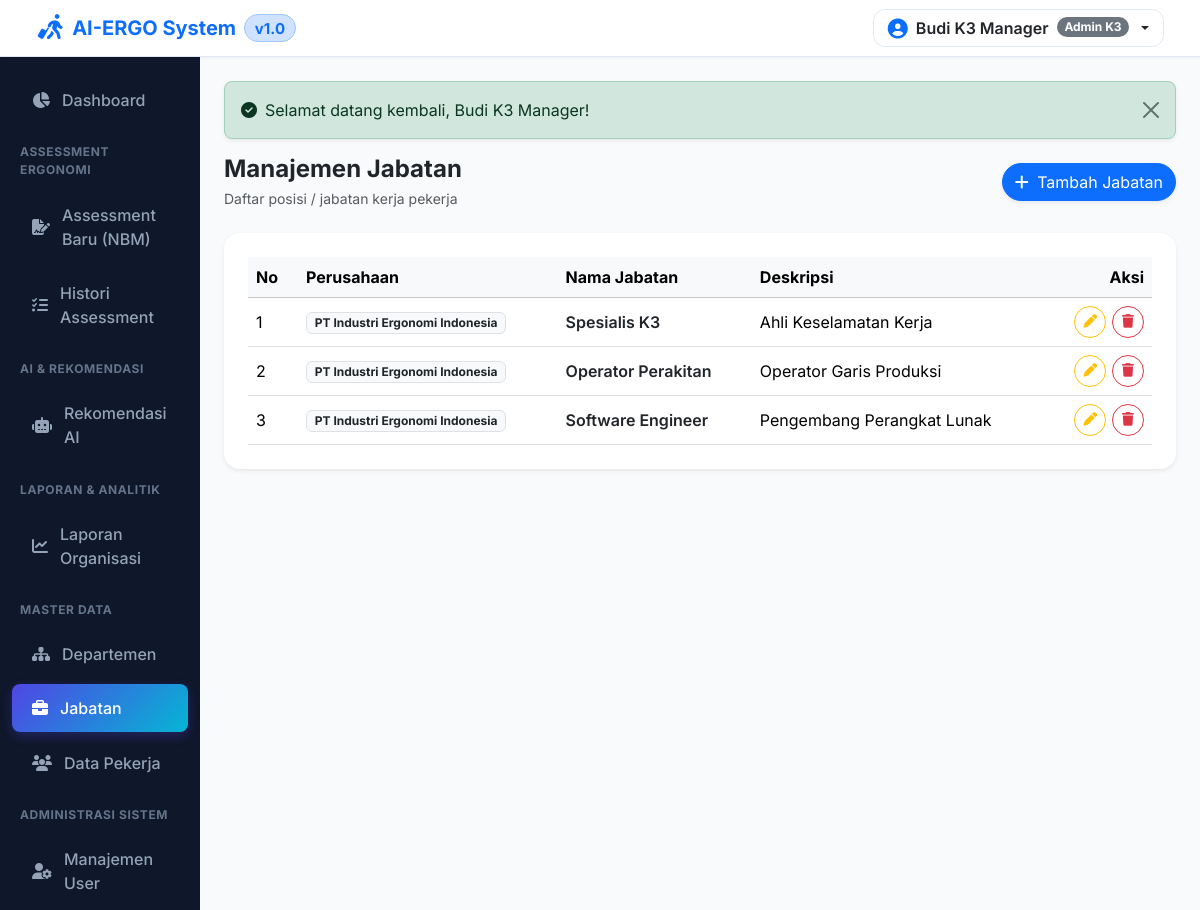
Page /positions (signed in) on the committed database.
### tables this page shows
CREATE TABLE IF NOT EXISTS `settings` (
  `id` BIGINT UNSIGNED AUTO_INCREMENT PRIMARY KEY,
  `setting_group` VARCHAR(50) NOT NULL DEFAULT 'general',
  `setting_key` VARCHAR(100) NOT NULL UNIQUE,
  `setting_value` LONGTEXT NULL,
  `description` TEXT NULL
);

CREATE TABLE IF NOT EXISTS `positions` (
  `id` BIGINT UNSIGNED AUTO_INCREMENT PRIMARY KEY,
  `company_id` BIGINT UNSIGNED NOT NULL,
  `name` VARCHAR(255) NOT NULL,
  `description` TEXT NULL,
  `created_at` TIMESTAMP DEFAULT CURRENT_TIMESTAMP,
  `updated_at` TIMESTAMP DEFAULT CURRENT_TIMESTAMP ON UPDATE CURRENT_TIMESTAMP,
  FOREIGN KEY (`company_id`) REFERENCES `companies` (`id`) ON DELETE CASCADE
);

CREATE TABLE IF NOT EXISTS `companies` (
  `id` BIGINT UNSIGNED AUTO_INCREMENT PRIMARY KEY,
  `name` VARCHAR(255) NOT NULL,
  `address` TEXT NULL,
  `phone` VARCHAR(50) NULL,
  `email` VARCHAR(100) NULL,
  `logo` VARCHAR(255) NULL,
  `status` ENUM('active', 'inactive') DEFAULT 'active',
  `created_at` TIMESTAMP DEFAULT CURRENT_TIMESTAMP,
  `updated_at` TIMESTAMP DEFAULT CURRENT_TIMESTAMP ON UPDATE CURRENT_TIMESTAMP
);

### core/App.php (called while the page is built, shortened)
<?php
class App {
    public function __construct() {
        require_once __DIR__ . '/../app/Helpers/Functions.php';
        spl_autoload_register(function ($class) {
            $prefixCore = 'Core\\';
            $prefixApp = 'App\\';
            if (strpos($class, $prefixCore) === 0) {
                $relativeClass = substr($class, strlen($prefixCore));
                $file = __DIR__ . '/' . str_replace('\\', '/', $relativeClass) . '.php';
                if (file_exists($file)) {
                    return;
                }
            }
            if (strpos($class, $prefixApp) === 0) {
                $relativeClass = substr($class, strlen($prefixApp));
                $file = __DIR__ . '/../app/' . str_replace('\\', '/', $relativeClass) . '.php';
                if (file_exists($file)) {
                    return;
                }
            }
        });
    }
    public function run(): void {
        Router::dispatch($_SERVER['REQUEST_URI'], $_SERVER['REQUEST_METHOD']);
    }
}

### app/Controllers/PositionController.php (called while the page is built, shortened)
<?php
class PositionController extends Controller {
    public function index() {
        $positionModel = new Position();
        $positions = $positionModel->getWithCompany();
        $this->view('positions/index', ['positions' => $positions]);
    }
}

### public/index.php (called while the page is built)
<?php
require_once __DIR__ . '/../core/App.php';
$app = new Core\App();
$app->run();

### app/Helpers/Functions.php (called while the page is built, shortened)
<?php
if (!function_exists('get_setting')) {
    function get_setting($key, $default = '') {
        static $settingsMap = null;
        if ($settingsMap === null) {
            try {
                $settingModel = new \App\Models\Setting();
                $settingsMap = $settingModel->getAllAsKeyValue();
            } catch (\Exception $e) {
                $settingsMap = [];
            }
        }
        return $settingsMap[$key] ?? $default;
    }
}
if (!function_exists('base_url')) {
    function base_url($path = '') {
        static $detectedBase = null;
        if ($detectedBase === null) {
            if (isset($_SERVER['HTTP_HOST'])) {
                $scheme = (isset($_SERVER['HTTPS']) && $_SERVER['HTTPS'] === 'on') ? 'https' : 'http';
                $scriptDir = str_replace('\\', '/', dirname($_SERVER['SCRIPT_NAME'] ?? ''));
                $baseDir = preg_replace('#/public$#i', '', $scriptDir);
                $detectedBase = $scheme . '://' . $_SERVER['HTTP_HOST'] . rtrim($baseDir, '/');
            } else {
                $detectedBase = config('app.url', 'http://localhost/ergonomi');
            }
        }
        return rtrim($detectedBase, '/') . '/' . ltrim($path, '/');
    }
}
if (!function_exists('assets')) {
    function assets($path = '') {
        static $detectedAssetsBase = null;
        if ($detectedAssetsBase === null) {
            if (isset($_SERVER['HTTP_HOST'])) {
                $scheme = (isset($_SERVER['HTTPS']) && $_SERVER['HTTPS'] === 'on') ? 'https' : 'http';
                $scriptDir = str_replace('\\', '/', dirname($_SERVER['SCRIPT_NAME'] ?? ''));
                if (preg_match('#/public$#i', $scriptDir)) {
                    $detectedAssetsBase = $scheme . '://' . $_SERVER['HTTP_HOST'] . rtrim($scriptDir, '/') . '/assets/';
                } else {
                    $detectedAssetsBase = $scheme . '://' . $_SERVER['HTTP_HOST'] . rtrim($scriptDir, '/') . '/public/assets/';
                }
            } else {
                $detectedAssetsBase = base_url('public/assets/');
            }
        }
        return rtrim($detectedAssetsBase, '/') . '/' . ltrim($path, '/');
    }
}
if (!function_exists('upload_exists')) {
    function upload_exists($path = '') {
        if (empty($path)) return false;
        $fullPath = __DIR__ . '/../../public/' . ltrim($path, '/');
        return file_exists($fullPath);
    }
}
if (!function_exists('sanitize')) {
    function sanitize($data) {
        return htmlspecialchars(trim((string)$data), ENT_QUOTES, 'UTF-8');
    }
}
if (!function_exists('auth_user')) {
    function auth_user() {
        return $_SESSION['user'] ?? null;
    }
}
if (!function_exists('is_logged_in')) {
    function is_logged_in() {
        return auth_user() !== null;
    }
}

### core/Database.php (called while the page is built, shortened)
<?php
class Database {
    private static ?PDO $instance = null;
    public static function getInstance(): PDO {
        if (self::$instance === null) {
            $config = require __DIR__ . '/../config/database.php';
            $dsn = "mysql:host={$config['host']};port={$config['port']};dbname={$config['dbname']};charset={$config['charset']}";
            try {
                self::$instance = new PDO($dsn, $config['username'], $config['password'], $config['options']);
            } catch (PDOException $e) {
                try {
                    $dsnNoDb = "mysql:host={$config['host']};port={$config['port']};charset={$config['charset']}";
                    $pdo = new PDO($dsnNoDb, $config['username'], $config['password'], $config['options']);
                    $pdo->exec("CREATE DATABASE IF NOT EXISTS `" . $config['dbname'] . "` DEFAULT CHARACTER SET utf8mb4 COLLATE utf8mb4_unicode_ci");
                    $pdo->exec("USE `" . $config['dbname'] . "`");
                    $sqlFile = __DIR__ . '/../database.sql';
                    if (file_exists($sqlFile)) {
                        $sql = file_get_contents($sqlFile);
                        $pdo->exec($sql);
                    }
                    self::$instance = $pdo;
                } catch (PDOException $ex) {
                    die("Database connection error: " . $ex->getMessage());
                }
            }
        }
        return self::$instance;
    }
}

### core/Model.php (called while the page is built, shortened)
<?php
abstract class Model {
    protected PDO $db;
    protected string $table;
    protected string $primaryKey = 'id';
    public function __construct() {
        $this->db = Database::getInstance();
    }
    public function all(): array {
        $stmt = $this->db->query("SELECT * FROM {$this->table} ORDER BY {$this->primaryKey} DESC");
        return $stmt->fetchAll();
    }
    public function rawQuery(string $sql, array $params = []): array {
        $stmt = $this->db->prepare($sql);
        $stmt->execute($params);
        return $stmt->fetchAll();
    }
}

### app/Models/Setting.php (called while the page is built, shortened)
<?php
class Setting extends Model {
    public function getAllAsKeyValue(): array {
        $all = $this->all();
        $map = [];
        foreach ($all as $item) {
            $map[$item['setting_key']] = $item['setting_value'];
        }
        return $map;
    }
}

### config/database.php (called while the page is built)
<?php
return [
    'host' => '127.0.0.1',
    'port' => 3306,
    'dbname' => 'ai_ergo',
    'username' => 'root',
    'password' => '',
    'charset' => 'utf8mb4',
    'options' => [
        PDO::ATTR_ERRMODE => PDO::ERRMODE_EXCEPTION,
        PDO::ATTR_DEFAULT_FETCH_MODE => PDO::FETCH_ASSOC,
        PDO::ATTR_EMULATE_PREPARES => false,
    ],
];

### app/Models/Position.php (called while the page is built, shortened)
<?php
class Position extends Model {
    public function getWithCompany(): array {
        $sql = "SELECT p.*, c.name as company_name
                FROM positions p
                LEFT JOIN companies c ON p.company_id = c.id
                ORDER BY p.id DESC";
        return $this->rawQuery($sql);
    }
}

### resources/views/positions/index.php (the view)
<div class="d-flex flex-column flex-sm-row justify-content-between align-items-start align-items-sm-center gap-3 mb-4">
    <div>
        <h4 class="fw-bold text-dark mb-1">Manajemen Jabatan</h4>
        <p class="text-muted small mb-0">Daftar posisi / jabatan kerja pekerja</p>
    </div>
    <a href="<?= base_url('positions/create') ?>" class="btn btn-primary rounded-pill shadow-sm btn-mobile-full">
        <i class="fa-solid fa-plus me-1"></i> Tambah Jabatan
    </a>
</div>
<div class="card border-0 shadow-sm rounded-4">
    <div class="card-body p-4">
        <div class="table-responsive">
            <table class="table table-hover align-middle mb-0">
                <thead class="table-light">
                    <tr>
                        <th style="width: 50px;">No</th>
                        <th>Perusahaan</th>
                        <th>Nama Jabatan</th>
                        <th>Deskripsi</th>
                        <th class="text-end">Aksi</th>
                    </tr>
                </thead>
                <tbody>
                    <?php if (empty($positions)): ?>
                        <tr><td colspan="5" class="text-center text-muted py-3">Belum ada data jabatan.</td></tr>
                    <?php else: ?>
                        <?php $no = 1; foreach ($positions as $p): ?>
                            <tr>
                                <td><?= $no++ ?></td>
                                <td><span class="badge bg-light text-dark border"><?= sanitize($p['company_name']) ?></span></td>
                                <td class="fw-semibold text-dark"><?= sanitize($p['name']) ?></td>
                                <td><?= sanitize($p['description']) ?></td>
                                <td class="text-end text-nowrap">
                                    <div class="table-action-group justify-content-end">
                                        <a href="<?= base_url("positions/edit/{$p['id']}") ?>" class="btn btn-sm btn-outline-warning btn-icon" title="Edit Jabatan"><i class="fa-solid fa-pen"></i></a>
                                        <a href="<?= base_url("positions/delete/{$p['id']}") ?>" class="btn btn-sm btn-outline-danger btn-icon" onclick="return confirm('Hapus jabatan ini?');" title="Hapus"><i class="fa-solid fa-trash"></i></a>
                                    </div>
                                </td>
                            </tr>
                        <?php endforeach; ?>
                    <?php endif; ?>
                </tbody>
            </table>
        </div>
    </div>
</div>

### core/Router.php (shortened to what this page needs)
<?php
class Router {
    private static array $routes = [];
    public static function get(string $path, array $handler): void {
        self::$routes['GET'][$path] = $handler;
    }
    public static function post(string $path, array $handler): void {
        self::$routes['POST'][$path] = $handler;
    }
    public static function dispatch(string $uri, string $method): void {
        $uri = parse_url($uri, PHP_URL_PATH);
        $scriptDir = str_replace('\\', '/', dirname($_SERVER['SCRIPT_NAME'] ?? ''));
        $baseDir = preg_replace('#/public$#i', '', $scriptDir);
        if (!empty($scriptDir) && $scriptDir !== '/' && strpos($uri, $scriptDir) === 0) {
            $uri = substr($uri, strlen($scriptDir));
        } elseif (!empty($baseDir) && $baseDir !== '/' && strpos($uri, $baseDir) === 0) {
            $uri = substr($uri, strlen($baseDir));
        }
        $uri = '/' . trim($uri, '/');
        $method = strtoupper($method);
        if (isset(self::$routes[$method])) {
            foreach (self::$routes[$method] as $routePath => $handler) {
                $pattern = preg_replace('/\{([a-zA-Z0-9_]+)\}/', '([^/]+)', $routePath);
                $pattern = "#^" . $pattern . "$#";
                if (preg_match($pattern, $uri, $matches)) {
                    array_shift($matches);
                    [$controllerClass, $action] = $handler;
                    if (class_exists($controllerClass)) {
                        $controller = new $controllerClass();
                        if (method_exists($controller, $action)) {
                            call_user_func_array([$controller, $action], $matches);
                            return;
                        }
                    }
                }
            }
        }
        exit;
    }
}

### resources/views/layouts/header.php (shortened to what this page needs)
<!DOCTYPE html>
<html lang="id">
<head>
    <title><?= sanitize($title ?? (get_setting('APP_NAME', 'AI-ERGO') . ' - Ergonomic Risk Assessment System')) ?></title>
    <link href="https://cdn.jsdelivr.net/npm/bootstrap@5.3.2/dist/css/bootstrap.min.css" rel="stylesheet">
    <link href="https://cdnjs.cloudflare.com/ajax/libs/font-awesome/6.4.2/css/all.min.css" rel="stylesheet">
    <link href="<?= assets('css/style.css') ?>?v=<?= time() ?>" rel="stylesheet">
</head>
<body>
<?php if (is_logged_in()): ?>
<nav class="navbar app-header sticky-top px-2 px-md-4 py-2">
    <div class="container-fluid d-flex flex-nowrap align-items-center justify-content-between">
        <div class="d-flex align-items-center gap-2">
            <a class="navbar-brand d-flex align-items-center gap-1 gap-sm-2 fw-bold text-primary mb-0 me-0" href="<?= base_url('dashboard') ?>">
                <?php $appLogo = get_setting('APP_LOGO'); ?>
                <?php if (upload_exists($appLogo)): ?>
                    <img src="<?= upload_url($appLogo) ?>" alt="Logo" style="max-height: 32px; width: auto;" class="d-inline-block align-text-top me-1">
                <?php else: ?>
                    <i class="fa-solid fa-person-walking-luggage fa-lg text-primary"></i>
                <?php endif; ?>
                <span><?= sanitize(get_setting('APP_NAME', 'AI-ERGO')) ?></span>
                <span class="badge bg-primary-subtle text-primary border border-primary-subtle rounded-pill fs-7">v1.0</span>
            </a>
        </div>
        <div class="d-flex align-items-center ms-auto">
            <div class="dropdown">
                <button class="btn dropdown-toggle d-flex align-items-center gap-2 user-profile-btn" type="button" data-bs-toggle="dropdown">
                    <i class="fa-solid fa-circle-user text-primary fa-lg"></i>
                    <span class="fw-semibold text-dark d-none d-md-inline"><?= sanitize(auth_user()['name'] ?? 'User') ?></span>
                    <span class="badge bg-secondary rounded-pill d-none d-md-inline"><?= sanitize(auth_user()['roles'][0] ?? 'User') ?></span>
                </button>
            </div>
        </div>
    </div>
</nav>
<div class="container-fluid">
    <div class="row">
<?php endif; ?>

### public/assets/css/style.css (style rules this page uses)
:root { --primary-color: #4f46e5; --primary-hover: #4338ca; --secondary-color: #06b6d4; --dark-sidebar: #0f172a; --dark-sidebar-hover: #1e293b; --bg-light: #f8fafc; --text-main: #1e293b; --text-muted: #64748b; --risk-low: #10b981; --risk-medium: #f59e0b; --risk-high: #f97316; --risk-very-high: #ef4444; }
body { font-family: 'Inter', system-ui, -apple-system, sans-serif; background-color: var(--bg-light); color: var(--text-main); margin: 0; padding: 0; }
.app-header { background: #ffffff; border-bottom: 1px solid #e2e8f0; box-shadow: 0 1px 3px rgba(0,0,0,0.05); }
.user-profile-btn { border-radius: 0.75rem !important; padding: 0.35rem 0.85rem !important; border: 1px solid #e2e8f0 !important; background-color: #ffffff !important; transition: all 0.2s ease !important; }
.btn-icon { width: 32px !important; height: 32px !important; padding: 0 !important; display: inline-flex !important; align-items: center !important; justify-content: center !important; border-radius: 50% !important; flex-shrink: 0 !important; font-size: 0.85rem !important; line-height: 1 !important; }
.table-action-group { display: inline-flex !important; align-items: center !important; gap: 0.35rem !important; white-space: nowrap !important; }

### rows in the picture
settings: setting_key "AI-ERGO System"
positions: company.name "PT Industri Ergonomi Indonesia", name "Spesialis K3", description "Ahli Keselamatan Kerja"
positions: company.name "PT Industri Ergonomi Indonesia", name "Operator Perakitan", description "Operator Garis Produksi"
positions: company.name "PT Industri Ergonomi Indonesia", name "Software Engineer", description "Pengembang Perangkat Lunak"

### other values in the picture
$msg['message'] "Selamat datang kembali, Budi K3 Manager!"
